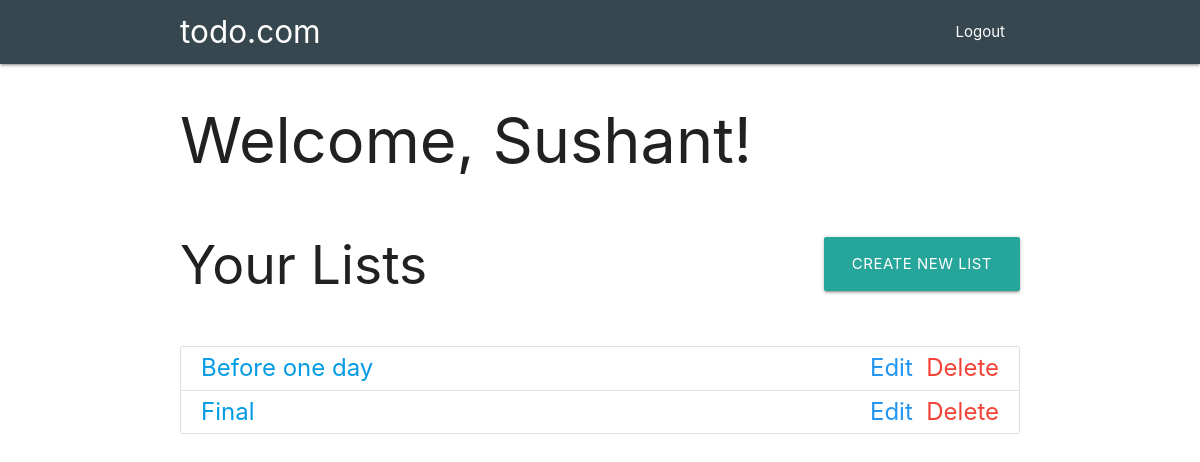
The page /dashboard (signed in) on the database as committed earlier.
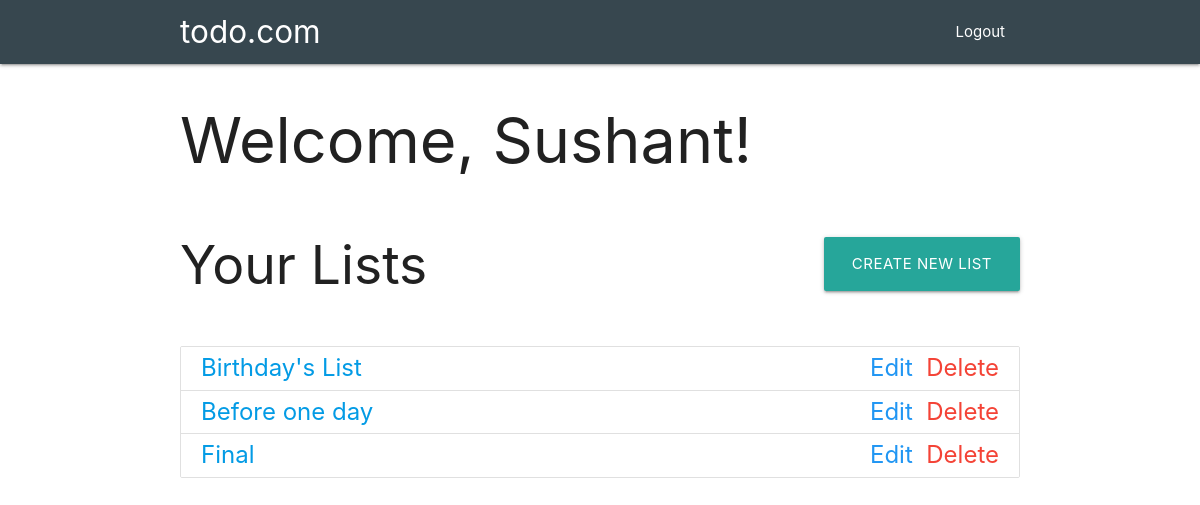
The same page on the database as committed later.
### tables this page shows
CREATE TABLE lists(
        id INTEGER PRIMARY KEY AUTOINCREMENT,
        listname VARCHAR(32) UNIQUE,
        created_by VARCHAR(32),
        created_on VARCHAR(32)
    );

### app.py (the view)
@app.route('/dashboard', methods=['GET'])
def dashboard():
    if 'username' in session:
        username = session['username']
        lists = model.getList(username)
        return render_template('dashboard.html', username=username, lists=lists)
    else:
        return redirect(url_for('login'))

### app.py (called while the page is built)
@app.before_request
def before_request():
    g.username = None
    g.admin_username = None
    if 'username' in session:
        g.username = session['username']
    if 'admin_username' in session:
        g.admin_username = session['admin_username']

### model.py (called while the page is built)
def getList(username):
    connection = sqlite3.connect('main.db', check_same_thread=False)
    cursor = connection.cursor()
    cursor.execute("""SELECT listname FROM lists WHERE created_by LIKE '{username}' ORDER BY created_on DESC;""".format(username=username))
    db_lists = cursor.fetchall()
    lists  = []
    for i in range(len(db_lists)):
        list_name = db_lists[i][0]
        lists.append(list_name)
    connection.commit()
    cursor.close()
    connection.close()
    if db_lists is None:
        pass
    else:
        return lists

### templates/dashboard.html (shortened to what this page needs)
{% extends 'structure.html' %}
{% block body %}
<nav class="blue-grey darken-3" role="navigation">
    <div class="nav-wrapper container"><a id="logo-container" href="/" class="brand-logo">todo.com</a>
        <ul class="right hide-on-med-and-down">
            <li><a href="/logout">Logout</a></li>
        </ul>
    </div>
</nav>
<div class="container">
    <h1>Welcome, {{ username }}!</h1>
    <div id="lists">
        <h2>Your Lists</h2>
        <a class="btn-large" href="/createList">Create New List</a>
    </div>
    <br>
    <ul class="collection" id="fontincrease">
        {% for i in lists %}
        <li class="collection-item"><div><a href="/list/{{ i }}">{{ i }}</a><div class="secondary-content"><a class="blue-text" href="/list/edit/{{ i }}">Edit</a>&nbsp;&nbsp;<a class="red-text" href="/list/delete/{{ i }}">Delete</a></div></div></li>
        {% endfor %}
    </ul>
</div>
{% endblock body %}

### templates/structure.html (shortened to what this page needs)
<!doctype html>
<html lang="en">
    <head>
        <link rel="stylesheet" href="http://127.0.0.1:5000/static/css/style.css">
        <link rel="stylesheet" href="https://cdnjs.cloudflare.com/ajax/libs/materialize/1.0.0/css/materialize.min.css">
    </head>
    <body>
        {% block body %}
        {% endblock body %}
    </body>
</html>

### static/css/style.css (style rules this page uses)
#lists h2 { display: inline-flex; justify-content: flex-start; }
#lists a { display: inline-flex; justify-content: flex-end; float: right; margin-top: 37px; }
#fontincrease { font-size: 24px !important; }

Rows that differ between the two databases and show on the page:
added lists: listname "Birthday's List"
